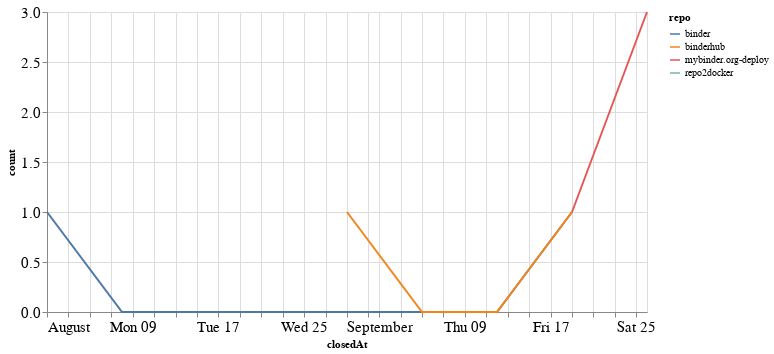

Notebook cell for this chart:
### Code cell
closed_by_time = closed_by.groupby('repo').resample('W', on='closedAt').count()['author'].reset_index()
closed_by_time = closed_by_time.rename(columns={'author': 'count'})

alt.Chart(closed_by_time, width=600).mark_line().encode(
    x='closedAt',
    y='count',
    color='repo',
    tooltip="repo"
)

### Figure 1 — Vega-Lite specification as saved in the notebook (floating-point values rounded to 4 significant figures)
{"config": {"axisLeft": {"labelFontSize": 15}, "axisBottom": {"labelFontSize": 15}}, "data": {"name": "data-d269ff26caf1301e3a10ce4e42865350"}, "mark": "line", "encoding": {"color": {"type": "nominal", "field": "repo"}, "tooltip": {"type": "nominal", "field": "repo"}, "x": {"type": "temporal", "field": "closedAt"}, "y": {"type": "quantitative", "field": "count"}}, "width": 600, "$schema": "https://vega.github.io/schema/vega-lite/v4.8.1.json", "datasets": {"data-d269ff26caf1301e3a10ce4e42865350": [{"repo": "binder", "closedAt": "2021-08-01T00:00:00", "count": 1}, {"repo": "binder", "closedAt": "2021-08-08T00:00:00", "count": 0}, {"repo": "binder", "closedAt": "2021-08-15T00:00:00", "count": 0}, {"repo": "binder", "closedAt": "2021-08-22T00:00:00", "count": 0}, {"repo": "binder", "closedAt": "2021-08-29T00:00:00", "count": 0}, {"repo": "binder", "closedAt": "2021-09-05T00:00:00", "count": 0}, {"repo": "binder", "closedAt": "2021-09-12T00:00:00", "count": 0}, {"repo": "binder", "closedAt": "2021-09-19T00:00:00", "count": 1}, {"repo": "binderhub", "closedAt": "2021-08-29T00:00:00", "count": 1}, {"repo": "binderhub", "closedAt": "2021-09-05T00:00:00", "count": 0}, {"repo": "binderhub", "closedAt": "2021-09-12T00:00:00", "count": 0}, {"repo": "binderhub", "closedAt": "2021-09-19T00:00:00", "count": 1}, {"repo": "mybinder.org-deploy", "closedAt": "2021-09-19T00:00:00", "count": 1}, {"repo": "mybinder.org-deploy", "closedAt": "2021-09-26T00:00:00", "count": 3}, {"repo": "repo2docker", "closedAt": "2021-09-19T00:00:00", "count": 1}]}}
